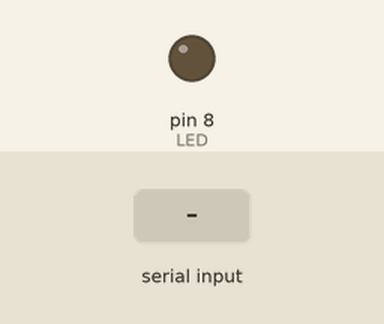
A sketch run on a simulated Arduino Uno, built with avr-gcc and run on an emulated ATmega328P. On the bench: output pins drawn as LEDs (lit = HIGH). The inputs (shaded band) are chosen by the test bench.

Above: at 1.2 s.
1.3 s: "0" received over Serial
At 2.1 s:
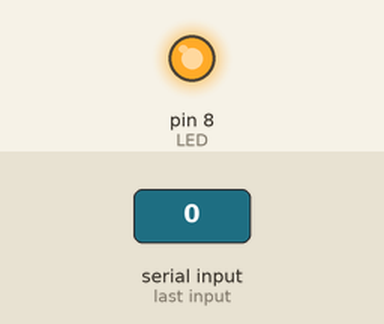
Timing chart, 0 to 4.3 s (numbered marks = the images above; inputs shaded):
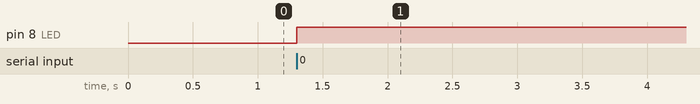

The sketch:

Arduino2.ino
```cpp
char mystr[10];
char t0='1',t;
byte LED = 8;
bool s=0;

void setup() {
  pinMode(LED, OUTPUT);

  Serial.begin(9600);
}

void loop() {

  if(Serial.available())
   {
      char t = Serial.read();
      if (t0=='1'&&t=='0')
      {
        s=!s;
        digitalWrite(LED, s);
      }
      t0=t;
	}

}
```

Measured:
- after the input at 1.3 s, pin 8 (LED): LOW → HIGH at once
